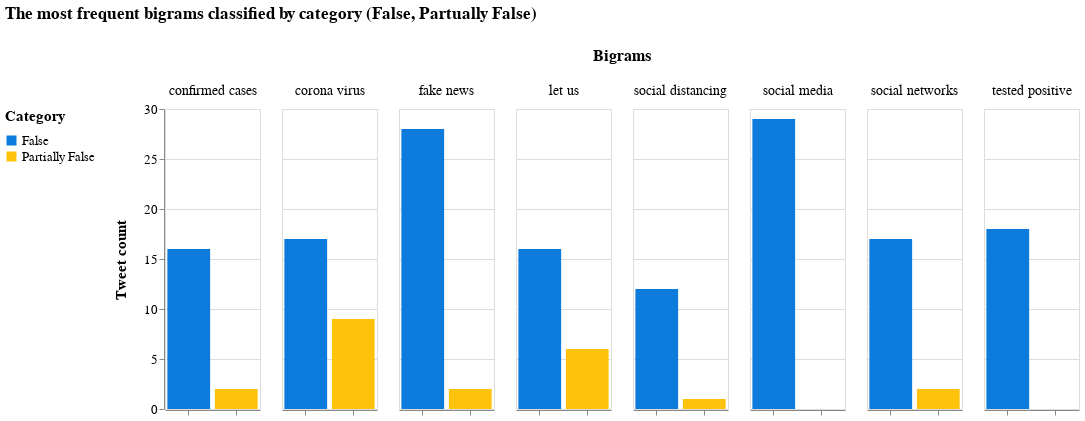

This figure's notebook cell:
### Markdown cell above
The dictionary and the dataframe are created, then the chart is plotted:

### Code cell
fdist_bi = dict(nltk.FreqDist(new_bigram))
#print(fdist_bi)


df = pd.DataFrame.from_dict(fdist_bi, orient='index').reset_index()
df = df.rename(columns={'index':'Bigrams', 0:'Count'})
col_one_list = df['Bigrams'].tolist()
col_two_list = df['Count'].tolist()
typelist=[]
namelist=[]

index = 0

count_false = [0] * len(col_one_list)
count_part = [0] * len(col_one_list)

for el in col_one_list:
    tok = el.split()
    a = tok[0] + " " + tok[1]
    namelist.append(a)
    if a in namelist:
        indx = namelist.index(a)
        if tok[2] == "false":
            count_false[indx] = col_two_list[index]
        elif tok[2] == "partiallyfalse":
            count_part[indx] = col_two_list[index]
        else:
            print("errore count")
    index = index + 1

i=0
for el in col_two_list:
    col_two_list[i] = count_false[i] + count_part[i]
    i = i + 1

df['Bigrams']=namelist
df['False']=count_false
df['Partially False']=count_part
del df['Count']
df['Count'] = df['False'] + df['Partially False']

#df = df.sort_values(by=['Count'],ascending=[False])
#print(df.head(10))

### Figure 1 — Vega-Lite specification as saved in the notebook (floating-point values rounded to 4 significant figures; data arrays with more than 128 entries replaced by an {"elided": "..."} marker saying what was removed)
{"config": {"view": {"continuousWidth": 400, "continuousHeight": 300}, "axis": {"labelFontSize": 13, "titleFontSize": 15, "titlePadding": 15}, "header": {"labelFontSize": 14, "titleFontSize": 16}, "legend": {"labelFontSize": 13, "titleFontSize": 15, "titlePadding": 10}, "title": {"fontSize": 17, "offset": 25}}, "data": {"name": "data-86b534989089fd83aec402bf331612ed"}, "mark": "bar", "encoding": {"color": {"type": "nominal", "field": "key", "legend": {"orient": "left"}, "scale": {"range": ["#0C7BDC", "#FFC20A"]}, "title": "Category"}, "column": {"type": "nominal", "field": "Bigrams"}, "tooltip": [{"type": "nominal", "field": "key", "title": "Tweet Type"}, {"type": "nominal", "field": "Bigrams", "title": "Bigram"}, {"type": "quantitative", "field": "value", "title": "Tweet count"}], "x": {"type": "nominal", "axis": {"labels": false}, "field": "key", "title": null}, "y": {"type": "quantitative", "field": "value", "title": "Tweet count"}}, "title": "The most frequent bigrams classified by category (False, Partually False)", "transform": [{"fold": ["False", "Partially False"]}, {"filter": {"field": "Count", "range": [13, 30]}}], "width": 95, "$schema": "https://vega.github.io/schema/vega-lite/v4.8.1.json", "datasets": {"data-86b534989089fd83aec402bf331612ed": {"elided": "9453 records"}}}
